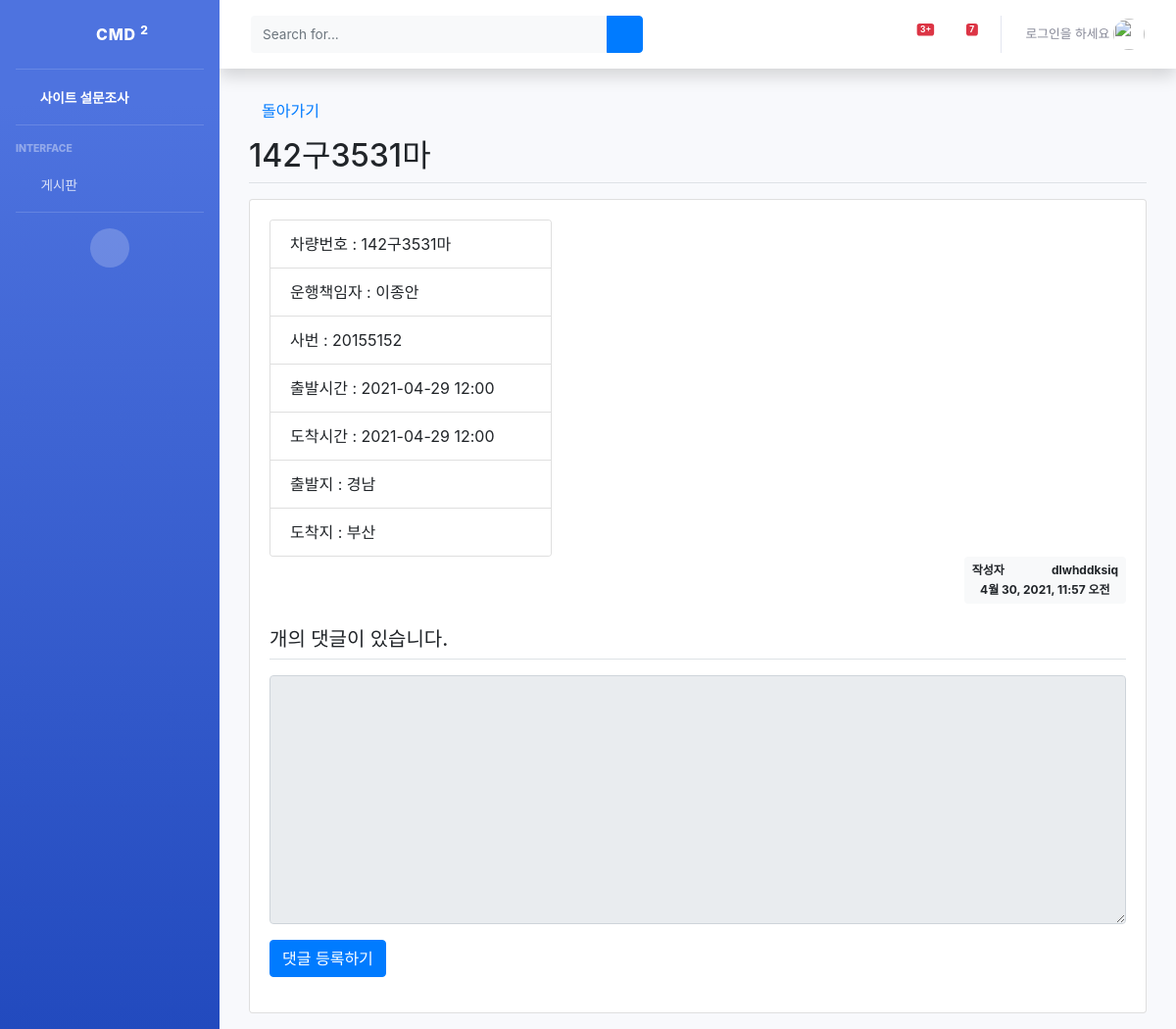
The app's page /pybo/drive_list/1/, older data.
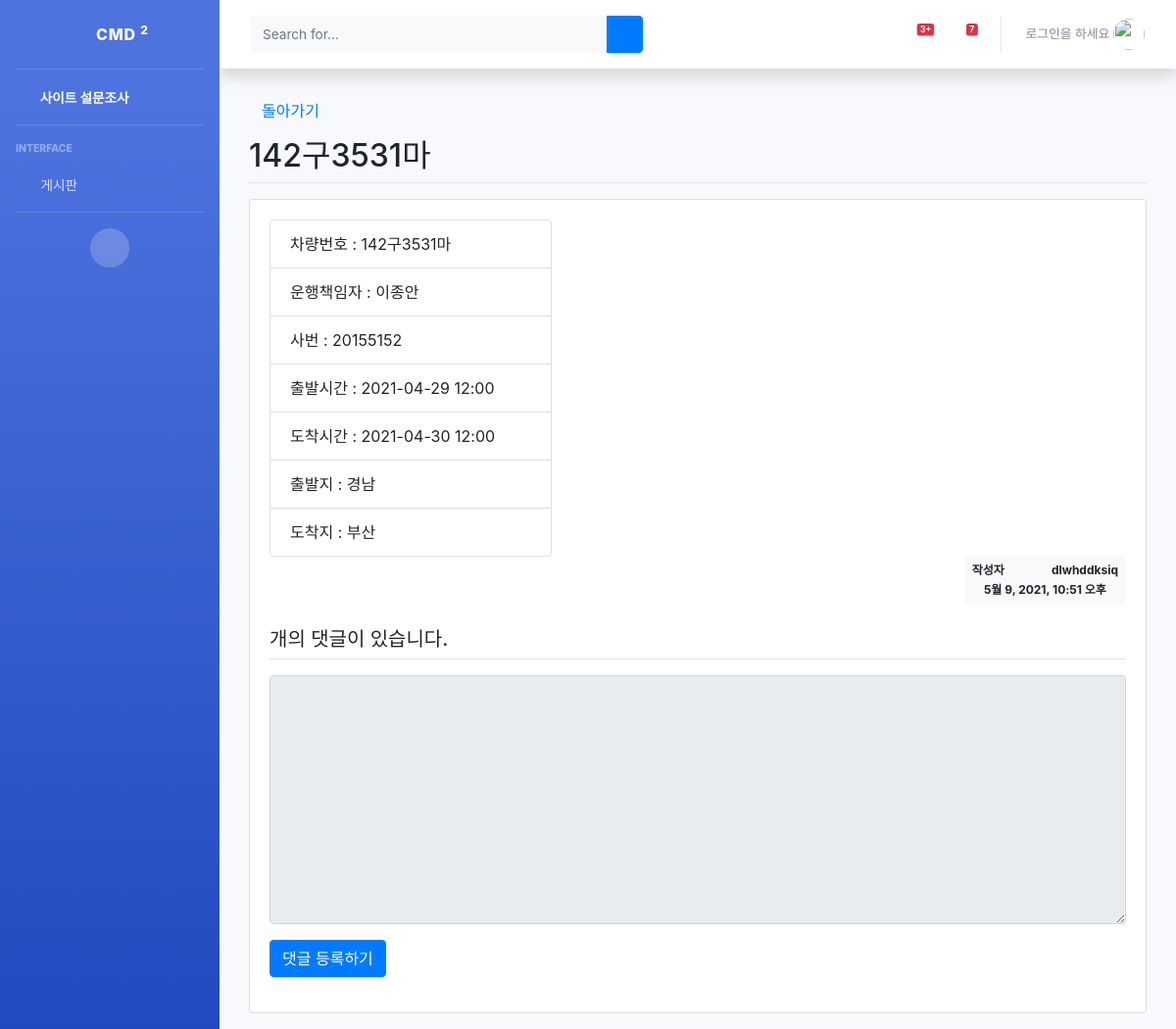
The same page, newer data.
### pybo/models.py (models this page shows)
class CMD_Question(models.Model):
    subject = models.CharField(max_length=200)
    Car_num = models.CharField(max_length=15)
    bussiness_manager = models.CharField(max_length=10)
    bussiness_num = models.CharField(max_length=15)
    author = models.ForeignKey(User, on_delete=models.CASCADE)
    start_date = models.DateTimeField()
    start_pos = models.CharField(max_length=10)
    destination_pos = models.CharField(max_length=10)
    depart_date = models.CharField(max_length=25)
    arrive_date =models.CharField(max_length=25)
    create_date = models.DateTimeField()
    modify_date = models.DateTimeField(null=True, blank=True)

### pybo/views_drive.py (the view)
# urls.py: path('drive_list/<int:cmd_question_id>/', views_drive.CMD_detail, name='CMD_detail'),
def CMD_detail(request, cmd_question_id):
    cmd_question = get_object_or_404(CMD_Question, pk=cmd_question_id)
    context = {'cmd_question': cmd_question}
    return render(request, 'pybo/drive_detail.html', context)

### templates/pybo/drive_detail.html (shortened to what this page needs)
{% extends 'base.html' %}
{% load static %}
{% block content %}
    <link rel="stylesheet" type="text/css" href="{% static 'bootstrap.min.css' %}">
    <div class="container my-3">
    <button class="btn btn-facebook"><a href="{% url 'pybo:CMD_index' %}">돌아가기</a></button>
    <h2 class="border-bottom py-2">{{ cmd_question.Car_num }}</h2>
    <div class="card my-3">
    <div class="card-body">
        <div class="card" style="width: 18rem;">
            <ul class="list-group list-group-flush">
                <li class="list-group-item">차량번호 : {{ cmd_question.Car_num }}</li>
                <li class="list-group-item">운행책임자 : {{ cmd_question.bussiness_manager }}</li>
                <li class="list-group-item">사번 : {{ cmd_question.bussiness_num }}</li>
                <li class="list-group-item">출발시간 : {{ cmd_question.depart_date }}</li>
                <li class="list-group-item">도착시간 : {{ cmd_question.arrive_date }}</li>
                <li class="list-group-item">출발지 : {{ cmd_question.start_pos }}</li>
                <li class="list-group-item">도착지 : {{ cmd_question.destination_pos }}</li>
            </ul>
        </div>
        <div class="d-flex justify-content-end">
            <div class="badge badge-light p-2">
                <div class="mb-2"><span class="author mr-5">작성자</span>{{ cmd_question.author.username }}</div>
                {{ cmd_question.create_date }}
            </div>
        </div>
        <h5 class="border-bottom my-3 py-2">{{ cmd_question.answer_set.count }}개의 댓글이 있습니다.</h5>
        <form action="{% url 'pybo:CMD_answer_create' cmd_question.id %}" method="post" class="my-3">
            <div class="form-group">
                   <textarea {% if not user.is_authenticated %}disabled{% endif %}
                             name="content" id="content" class="form-control" rows="10"></textarea>
            </div>
            <input type="submit" value="댓글 등록하기" class="btn btn-primary">
        </form>
    </div>
{% endblock %}

### templates/base.html (shortened to what this page needs)
{% load static %}
<!DOCTYPE html>
<html lang="en">
<head>
    <link href={% static "vendor/fontawesome-free/css/all.min.css" %} rel="stylesheet" type="text/css">
    <link href={% static "css/sb-admin-2.min.css" %} rel="stylesheet">
</head>
<body id="page-top">
<div id="wrapper">
    <ul class="navbar-nav bg-gradient-primary sidebar sidebar-dark accordion" id="accordionSidebar">
        <a class="sidebar-brand d-flex align-items-center justify-content-center" href={% url "pybo:index" %}>
            <div class="sidebar-brand-icon rotate-n-15">
                <i class="fas fa-laugh-wink"></i>
            </div>
            <div class="sidebar-brand-text mx-3">CMD <sup>2</sup></div>
        <hr class="sidebar-divider my-0">
        <li class="nav-item active">
            <a class="nav-link" href={% url 'pybo:static' %}>
                <i class="fas fa-fw fa-tachometer-alt"></i>
                <span>사이트 설문조사</span></a>
        </li>
        <hr class="sidebar-divider">
        <div class="sidebar-heading">
            Interface
        </div>
        <li class="nav-item">
            <a class="nav-link collapsed" href="#" data-toggle="collapse" data-target="#collapseTwo"
               aria-expanded="true" aria-controls="collapseTwo">
                <i class="fas fa-fw fa-cog"></i>
                <span>게시판</span>
            </a>
        </li>
        <hr class="sidebar-divider">
        <div class="text-center d-none d-md-inline">
            <button class="rounded-circle border-0" id="sidebarToggle"></button>
        </div>
    </ul>
    <div id="content-wrapper" class="d-flex flex-column">
        <div id="content">
            <nav class="navbar navbar-expand navbar-light bg-white topbar mb-4 static-top shadow">
                <form
                        class="d-none d-sm-inline-block form-inline mr-auto ml-md-3 my-2 my-md-0 mw-100 navbar-search">
                    <div class="input-group">
                        <input type="text" class="form-control bg-light border-0 small" placeholder="Search for..."
                               aria-label="Search" aria-describedby="basic-addon2">
                        <div class="input-group-append">
                            <button class="btn btn-primary" type="button">
                                <i class="fas fa-search fa-sm"></i>
                            </button>
                        </div>
                    </div>
                </form>
                <ul class="navbar-nav ml-auto">
                    <li class="nav-item dropdown no-arrow mx-1">
                        <a class="nav-link dropdown-toggle" href="#" id="alertsDropdown" role="button"
                           data-toggle="dropdown" aria-haspopup="true" aria-expanded="false">
                            <span class="badge badge-danger badge-counter">3+</span>
                        </a>
                    </li>
                    <li class="nav-item dropdown no-arrow mx-1">
                        <a class="nav-link dropdown-toggle" href="#" id="messagesDropdown" role="button"
                           data-toggle="dropdown" aria-haspopup="true" aria-expanded="false">
                            <i class="fas fa-envelope fa-fw"></i>
                            <span class="badge badge-danger badge-counter">7</span>
                        </a>
                    </li>
                    <li class="nav-item dropdown no-arrow">
                        <a class="nav-link dropdown-toggle" href="#" id="userDropdown" role="button"
                           data-toggle="dropdown" aria-haspopup="true" aria-expanded="false">
                            <span class="mr-2 d-none d-lg-inline text-gray-600 small">
                                {% if user.is_authenticated %}
                                    {{ user.username }}</span>
                                {% else %}
                                    <span>로그인을 하세요</span>
                                {% endif %}
                            <img class="img-profile rounded-circle"
                                 src={% static "img/undraw_profile.svg" %}>
                        </a>
                    </li>
                </ul>
            </nav>
            <div class="container-fluid">
                {% block content %}
                {% endblock %}
</body>
</html>

Row changes from the older to the newer data that the page shows:
changed CMD_Question "이종안": arrive_date "2021-04-29 12:00" → "2021-04-30 12:00"; create_date "4월 30, 2021, 11:57 오전" → "5월 9, 2021, 10:51 오후"
